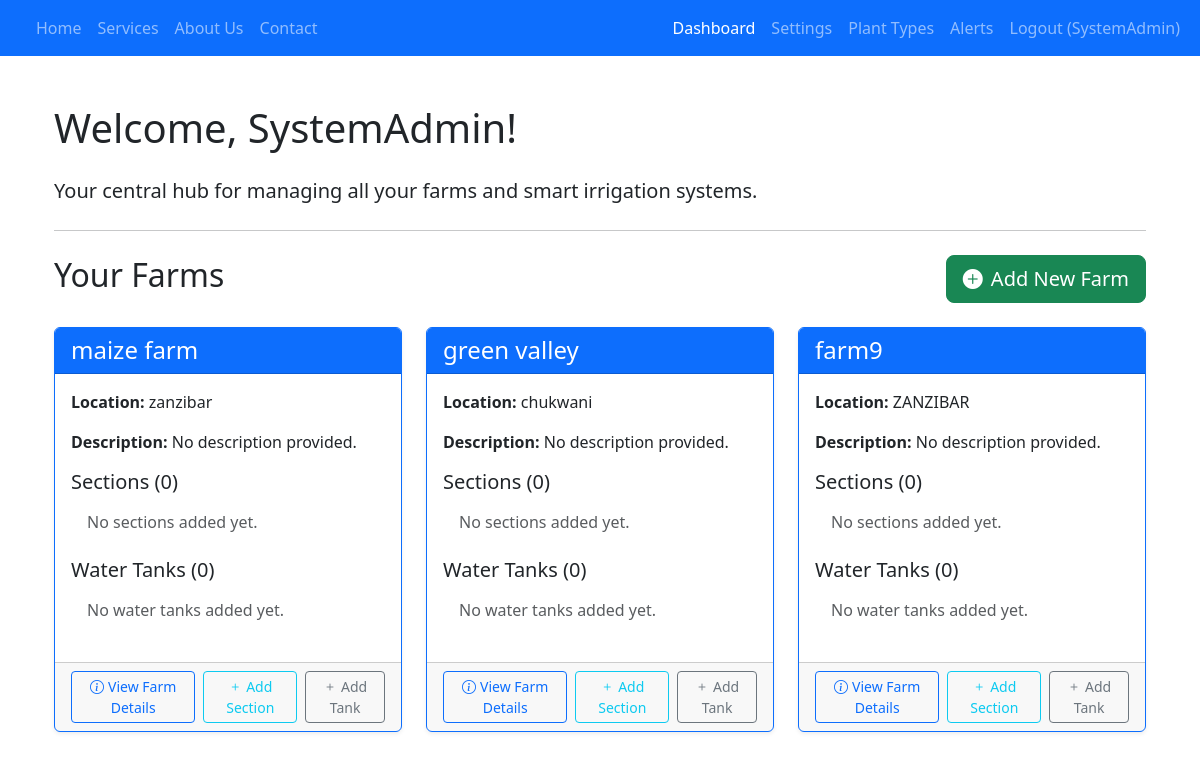
The app's page /dashboard/ (signed in) with its own data.
### web_app/models.py (models this page shows)
class CustomUser(AbstractUser):
    full_name = models.CharField(max_length=255, blank=True, null=True)
    email = models.EmailField(unique=True)
    contact_number = models.CharField(max_length=20, blank=True, null=True)
    USER_ROLES = (
        ('farm_owner', 'Farm Owner'),
    )
    user_role = models.CharField(max_length=20, default='farm_owner')

class Farm(models.Model):
    name = models.CharField(max_length=200)
    location = models.CharField(max_length=255)
    owner = models.ForeignKey(settings.AUTH_USER_MODEL, on_delete=models.CASCADE, related_name='farms')
    created_at = models.DateTimeField(auto_now_add=True)
    updated_at = models.DateTimeField(auto_now=True)
    notes = models.TextField(blank=True, null=True)
    contact_number = models.CharField(max_length=20, blank=True, null=True)
    email = models.EmailField(max_length=255, blank=True, null=True)
    contact_person = models.CharField(max_length=100, blank=True, null=True)
    primary_plant_type = models.ForeignKey(
        'PlantType',
        on_delete=models.SET_NULL, # If a PlantType is deleted, this field can become null
        null=True,
        blank=True,
        related_name='farms_with_this_primary_type',
    )

### web_app/views.py (the view)
# urls.py: path('dashboard/', views.dashboard_view, name='dashboard'),
@login_required
def dashboard_view(request):
    user_farms = Farm.objects.filter(owner=request.user).prefetch_related('water_tanks', 'farm_sections')
    for farm in user_farms:
        for section in farm.farm_sections.all():
            latest_reading = SensorReading.objects.filter(farm_section=section).order_by('-timestamp').first()
            section.latest_reading = latest_reading # Attach the latest reading to the section object
    context = {
        'farms': user_farms, # Pass the user's farms to the template
        'has_farms': user_farms.exists(), # Useful for showing messages like "Add your first farm"
    }
    return render(request, 'web_app/dashboard.html', context)

### templates/web_app/dashboard.html (shortened to what this page needs)
{% extends "base.html" %}
{% load crispy_forms_tags %}
{% block content %}
<div class="container my-5">
    <h1 class="mb-4">Welcome, {% if user.is_authenticated %}{{ user.username }}{% else %}Guest{% endif %}!</h1>
    <p class="lead">Your central hub for managing all your farms and smart irrigation systems.</p>
    <hr class="my-4">
    <div class="d-flex justify-content-between align-items-center mb-4">
        <h2>Your Farms</h2>
        <a href="{% url 'farm_add' %}" class="btn btn-success btn-lg">
            <i class="bi bi-plus-circle-fill me-2"></i>Add New Farm
        </a>
    </div>
    {% if farms %}
        <div class="row">
            {% for farm in farms %}
            <div class="col-md-6 col-lg-4 mb-4">
                <div class="card h-100 shadow-sm border-primary">
                    <div class="card-header bg-primary text-white">
                        <h4 class="mb-0">{{ farm.name }}</h4>
                    </div>
                    <div class="card-body">
                        <p class="card-text"><strong>Location:</strong> {{ farm.location }}</p>
                        <p class="card-text"><strong>Description:</strong> {{ farm.description|default:"No description provided." }}</p>
                        <h5 class="mt-3">Sections ({{ farm.farm_sections.count }})</h5>
                        <ul class="list-group list-group-flush mb-3">
                            {% for section in farm.farm_sections.all %}
                                <li class="list-group-item d-flex justify-content-between align-items-center">
                                    <a href="{% url 'farm_section_detail' farm_pk=farm.pk pk=section.pk %}" class="text-decoration-none text-dark">{{ section.name }}</a>
                                    {% with latest_reading=section.latest_sensor_reading.0 %}
                                        {% if latest_reading %}
                                            <span class="badge bg-secondary rounded-pill">
                                                Moisture: {{ latest_reading.moisture_level }}%
                                            </span>
                                        {% else %}
                                            <span class="badge bg-light text-secondary border">No Sensor Data</span>
                                        {% endif %}
                                    {% endwith %}
                                </li>
                            {% empty %}
                                <li class="list-group-item text-muted">No sections added yet.</li>
                            {% endfor %}
                        </ul>
                        <h5 class="mt-3">Water Tanks ({{ farm.water_tanks.count }})</h5>
                        <ul class="list-group list-group-flush mb-3">
                            {% for tank in farm.water_tanks.all %}
                                <li class="list-group-item d-flex justify-content-between align-items-center">
                                    <a href="{% url 'water_tank_detail' farm_pk=farm.pk pk=tank.pk %}" class="text-decoration-none text-dark">{{ tank.tank_name }}</a>
                                    <span class="badge bg-{% if tank.pump_is_on %}success{% else %}danger{% endif %} rounded-pill">Pump: {{ tank.get_pump_is_on_display }}</span>
                                </li>
                            {% empty %}
                                <li class="list-group-item text-muted">No water tanks added yet.</li>
                            {% endfor %}
                        </ul>
                    </div>
                    <div class="card-footer d-flex justify-content-between">
                        <a href="{% url 'farm_detail' pk=farm.pk %}" class="btn btn-outline-primary btn-sm me-2">
                            <i class="bi bi-info-circle me-1"></i>View Farm Details
                        </a>
                        <a href="{% url 'farm_section_add' farm_pk=farm.pk %}" class="btn btn-outline-info btn-sm me-2">
                            <i class="bi bi-plus me-1"></i>Add Section
                        </a>
                        <a href="{% url 'water_tank_add' farm_pk=farm.pk %}" class="btn btn-outline-secondary btn-sm">
                            <i class="bi bi-plus me-1"></i>Add Tank
                        </a>
                    </div>
                </div>
            </div>
            {% endfor %}
        </div>
    {% endif %}
</div>
{% endblock %}

### templates/base.html (shortened to what this page needs)
  {% load static %}
<!DOCTYPE html>
<html lang="en">
<head>
    <link rel="stylesheet" href="https://cdn.jsdelivr.net/npm/bootstrap-icons@1.11.3/font/bootstrap-icons.min.css">
    <link rel="stylesheet" href="https://cdn.jsdelivr.net/npm/bootstrap-icons@1.11.3/font/bootstrap-icons.min.css">
    <link href="https://cdn.jsdelivr.net/npm/bootstrap@5.3.0/dist/css/bootstrap.min.css" rel="stylesheet">
</head>
<body>
    <nav class="navbar navbar-expand-lg navbar-dark bg-primary">
    <div class="container-fluid">
        <div class="collapse navbar-collapse" id="navbarNav">
            <ul class="navbar-nav me-auto mb-2 mb-lg-0">
                <li class="nav-item">
                    <a class="nav-link {% if request.resolver_match.url_name == 'home' %}active{% endif %}" aria-current="page" href="{% url 'home' %}">Home</a>
                </li>
                <li class="nav-item">
                    <a class="nav-link {% if request.resolver_match.url_name == 'services' %}active{% endif %}" href="{% url 'services' %}">Services</a>
                </li>
                <li class="nav-item">
                    <a class="nav-link {% if request.resolver_match.url_name == 'about' %}active{% endif %}" href="{% url 'about' %}">About Us</a>
                </li>
                <li class="nav-item">
                    <a class="nav-link {% if request.resolver_match.url_name == 'contact' %}active{% endif %}" href="{% url 'contact' %}">Contact</a>
                </li>
            </ul>
            <ul class="navbar-nav">
                {% if user.is_authenticated %}
                    <li class="nav-item">
                        <a class="nav-link {% if request.resolver_match.url_name == 'dashboard' %}active{% endif %}" href="{% url 'dashboard' %}">Dashboard</a>
                    </li>
                    <li class="nav-item">
                        <a class="nav-link {% if request.resolver_match.url_name == 'user_settings' %}active{% endif %}" href="{% url 'user_settings' %}">Settings</a>
                    </li>
                    <li class="nav-item">
                        <a class="nav-link" href="{% url 'plant_type_list' %}">Plant Types</a>
                    </li>
                    <li class="nav-item">
                        <a class="nav-link" href="{% url 'alert_list' %}">Alerts</a>
                    </li>
                    <li class="nav-item">
                        <a class="nav-link" href="{% url 'logout' %}">Logout ({{ user.username }})</a>
                    </li>
                {% endif %}
            </ul>
        </div>
    </div>
</nav>
    <div class="container content mt-4">
        {% block content %}
        {% endblock %}
    </div>
</body>
</html>

### records on screen
CustomUser: username "SystemAdmin"
Farm: name "maize farm", location "zanzibar", description "No description provided.", farm_sections.count "0", water_tanks.count "0"
Farm: name "green valley", location "chukwani", description "No description provided.", farm_sections.count "0", water_tanks.count "0"
Farm: name "farm9", location "ZANZIBAR", description "No description provided.", farm_sections.count "0", water_tanks.count "0"
